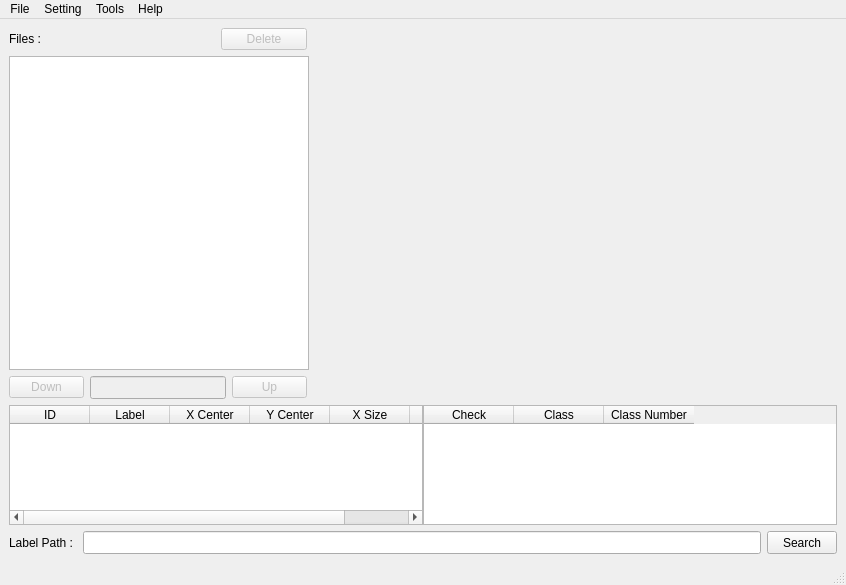
<?xml version="1.0" encoding="UTF-8"?>
<ui version="4.0">
 <class>MainWindow</class>
 <widget class="QMainWindow" name="MainWindow">
  <property name="geometry">
   <rect>
    <x>0</x>
    <y>0</y>
    <width>846</width>
    <height>585</height>
   </rect>
  </property>
  <property name="windowTitle">
   <string>LabelMaker</string>
  </property>
  <widget class="QWidget" name="centralwidget">
   <layout class="QGridLayout" name="gridLayout_2">
    <item row="0" column="0">
     <layout class="QVBoxLayout" name="verticalLayout">
      <property name="sizeConstraint">
       <enum>QLayout::SetMinimumSize</enum>
      </property>
      <item>
       <layout class="QHBoxLayout" name="horizontalLayout">
        <property name="sizeConstraint">
         <enum>QLayout::SetMinimumSize</enum>
        </property>
        <item>
         <widget class="QLabel" name="label">
          <property name="minimumSize">
           <size>
            <width>50</width>
            <height>21</height>
           </size>
          </property>
          <property name="maximumSize">
           <size>
            <width>50</width>
            <height>21</height>
           </size>
          </property>
          <property name="text">
           <string>Files : </string>
          </property>
         </widget>
        </item>
        <item>
         <widget class="QLabel" name="filesLabel">
          <property name="minimumSize">
           <size>
            <width>150</width>
            <height>21</height>
           </size>
          </property>
          <property name="maximumSize">
           <size>
            <width>150</width>
            <height>21</height>
           </size>
          </property>
          <property name="text">
           <string/>
          </property>
         </widget>
        </item>
        <item>
         <widget class="QPushButton" name="deleteButton">
          <property name="enabled">
           <bool>false</bool>
          </property>
          <property name="maximumSize">
           <size>
            <width>86</width>
            <height>16777215</height>
           </size>
          </property>
          <property name="text">
           <string>Delete</string>
          </property>
         </widget>
        </item>
       </layout>
      </item>
      <item>
       <widget class="QListWidget" name="fileListWidget">
        <property name="minimumSize">
         <size>
          <width>300</width>
          <height>288</height>
         </size>
        </property>
        <property name="maximumSize">
         <size>
          <width>300</width>
          <height>16777215</height>
         </size>
        </property>
        <property name="editTriggers">
         <set>QAbstractItemView::NoEditTriggers</set>
        </property>
        <property name="dragEnabled">
         <bool>false</bool>
        </property>
        <property name="textElideMode">
         <enum>Qt::ElideNone</enum>
        </property>
        <property name="flow">
         <enum>QListView::TopToBottom</enum>
        </property>
       </widget>
      </item>
      <item>
       <layout class="QHBoxLayout" name="horizontalLayout_2">
        <item>
         <widget class="QPushButton" name="downButton">
          <property name="enabled">
           <bool>false</bool>
          </property>
          <property name="maximumSize">
           <size>
            <width>75</width>
            <height>16777215</height>
           </size>
          </property>
          <property name="text">
           <string>Down</string>
          </property>
         </widget>
        </item>
        <item>
         <widget class="QLineEdit" name="filesTextEdit">
          <property name="enabled">
           <bool>false</bool>
          </property>
          <property name="minimumSize">
           <size>
            <width>0</width>
            <height>23</height>
           </size>
          </property>
          <property name="maximumSize">
           <size>
            <width>136</width>
            <height>23</height>
           </size>
          </property>
          <property name="maxLength">
           <number>10</number>
          </property>
         </widget>
        </item>
        <item>
         <widget class="QPushButton" name="upButton">
          <property name="enabled">
           <bool>false</bool>
          </property>
          <property name="maximumSize">
           <size>
            <width>75</width>
            <height>16777215</height>
           </size>
          </property>
          <property name="text">
           <string>Up</string>
          </property>
         </widget>
        </item>
       </layout>
      </item>
     </layout>
    </item>
    <item row="0" column="1">
     <layout class="QGridLayout" name="graphicsViewGridLayout">
      <property name="sizeConstraint">
       <enum>QLayout::SetMaximumSize</enum>
      </property>
      <property name="spacing">
       <number>0</number>
      </property>
     </layout>
    </item>
    <item row="17" column="0" colspan="2">
     <layout class="QGridLayout" name="gridLayout_4">
      <property name="sizeConstraint">
       <enum>QLayout::SetMaximumSize</enum>
      </property>
      <property name="spacing">
       <number>0</number>
      </property>
      <item row="0" column="1">
       <layout class="QVBoxLayout" name="verticalLayout_2">
        <property name="spacing">
         <number>0</number>
        </property>
        <property name="sizeConstraint">
         <enum>QLayout::SetFixedSize</enum>
        </property>
        <item>
         <widget class="QTableWidget" name="classTableWidget">
          <property name="minimumSize">
           <size>
            <width>0</width>
            <height>80</height>
           </size>
          </property>
          <property name="maximumSize">
           <size>
            <width>16777215</width>
            <height>120</height>
           </size>
          </property>
          <property name="autoScroll">
           <bool>false</bool>
          </property>
          <property name="editTriggers">
           <set>QAbstractItemView::NoEditTriggers</set>
          </property>
          <attribute name="horizontalHeaderDefaultSectionSize">
           <number>90</number>
          </attribute>
          <column>
           <property name="text">
            <string>Check</string>
           </property>
          </column>
          <column>
           <property name="text">
            <string>Class</string>
           </property>
          </column>
          <column>
           <property name="text">
            <string>Class Number</string>
           </property>
          </column>
         </widget>
        </item>
       </layout>
      </item>
      <item row="0" column="0">
       <widget class="QTableWidget" name="labelTableWidget">
        <property name="minimumSize">
         <size>
          <width>0</width>
          <height>80</height>
         </size>
        </property>
        <property name="maximumSize">
         <size>
          <width>16777215</width>
          <height>120</height>
         </size>
        </property>
        <property name="editTriggers">
         <set>QAbstractItemView::NoEditTriggers</set>
        </property>
        <attribute name="horizontalHeaderDefaultSectionSize">
         <number>80</number>
        </attribute>
        <column>
         <property name="text">
          <string>ID</string>
         </property>
        </column>
        <column>
         <property name="text">
          <string>Label</string>
         </property>
        </column>
        <column>
         <property name="text">
          <string>X Center</string>
         </property>
        </column>
        <column>
         <property name="text">
          <string>Y Center</string>
         </property>
        </column>
        <column>
         <property name="text">
          <string>X Size</string>
         </property>
        </column>
        <column>
         <property name="text">
          <string>Y Size</string>
         </property>
        </column>
       </widget>
      </item>
     </layout>
    </item>
    <item row="18" column="0" colspan="2">
     <layout class="QGridLayout" name="gridLayout_3">
      <property name="sizeConstraint">
       <enum>QLayout::SetFixedSize</enum>
      </property>
      <property name="verticalSpacing">
       <number>0</number>
      </property>
      <item row="0" column="0">
       <widget class="QLabel" name="label_3">
        <property name="minimumSize">
         <size>
          <width>0</width>
          <height>23</height>
         </size>
        </property>
        <property name="maximumSize">
         <size>
          <width>80</width>
          <height>23</height>
         </size>
        </property>
        <property name="text">
         <string>Label Path : </string>
        </property>
       </widget>
      </item>
      <item row="0" column="1">
       <widget class="QLineEdit" name="labelPathLineEdit">
        <property name="minimumSize">
         <size>
          <width>0</width>
          <height>23</height>
         </size>
        </property>
        <property name="maximumSize">
         <size>
          <width>16777215</width>
          <height>23</height>
         </size>
        </property>
        <property name="readOnly">
         <bool>true</bool>
        </property>
       </widget>
      </item>
      <item row="0" column="2">
       <widget class="QPushButton" name="classPathButton">
        <property name="minimumSize">
         <size>
          <width>0</width>
          <height>23</height>
         </size>
        </property>
        <property name="maximumSize">
         <size>
          <width>70</width>
          <height>23</height>
         </size>
        </property>
        <property name="text">
         <string>Search</string>
        </property>
       </widget>
      </item>
     </layout>
    </item>
   </layout>
  </widget>
  <widget class="QMenuBar" name="menubar">
   <property name="geometry">
    <rect>
     <x>0</x>
     <y>0</y>
     <width>846</width>
     <height>21</height>
    </rect>
   </property>
   <widget class="QMenu" name="menu">
    <property name="title">
     <string>File</string>
    </property>
    <addaction name="actionOpenFile"/>
    <addaction name="actionOpenFolder"/>
    <addaction name="separator"/>
    <addaction name="actionNewClassFile"/>
    <addaction name="actionOpenClassFile"/>
    <addaction name="separator"/>
    <addaction name="actionClose"/>
   </widget>
   <widget class="QMenu" name="menuSetting">
    <property name="title">
     <string>Setting</string>
    </property>
    <widget class="QMenu" name="menuSaveValues">
     <property name="title">
      <string>Save Values</string>
     </property>
     <addaction name="actionABS"/>
     <addaction name="actionREL"/>
    </widget>
    <addaction name="actionAutoLabeling"/>
    <addaction name="menuSaveValues"/>
    <addaction name="actionHardDelete"/>
    <addaction name="separator"/>
    <addaction name="actionSaveSetting"/>
   </widget>
   <widget class="QMenu" name="menuTools">
    <property name="title">
     <string>Tools</string>
    </property>
    <addaction name="actionAddupFolder"/>
    <addaction name="actionMakeDataset"/>
   </widget>
   <widget class="QMenu" name="menuHelp">
    <property name="title">
     <string>Help</string>
    </property>
   </widget>
   <addaction name="menu"/>
   <addaction name="menuSetting"/>
   <addaction name="menuTools"/>
   <addaction name="menuHelp"/>
  </widget>
  <widget class="QStatusBar" name="statusbar"/>
  <action name="actionOpenFolder">
   <property name="text">
    <string>Open Folder</string>
   </property>
  </action>
  <action name="actionClose">
   <property name="text">
    <string>Close</string>
   </property>
  </action>
  <action name="actionAutoLabeling">
   <property name="checkable">
    <bool>true</bool>
   </property>
   <property name="checked">
    <bool>true</bool>
   </property>
   <property name="text">
    <string>Auto Save</string>
   </property>
  </action>
  <action name="actionABS">
   <property name="checkable">
    <bool>true</bool>
   </property>
   <property name="text">
    <string>ABS</string>
   </property>
  </action>
  <action name="actionREL">
   <property name="checkable">
    <bool>true</bool>
   </property>
   <property name="checked">
    <bool>true</bool>
   </property>
   <property name="text">
    <string>REL</string>
   </property>
  </action>
  <action name="actionOpenFile">
   <property name="text">
    <string>Open File(s)</string>
   </property>
  </action>
  <action name="actionOpenClassFile">
   <property name="text">
    <string>Open Class File</string>
   </property>
  </action>
  <action name="actionHardDelete">
   <property name="checkable">
    <bool>true</bool>
   </property>
   <property name="text">
    <string>Hard Delete</string>
   </property>
  </action>
  <action name="actionAddupFolder">
   <property name="text">
    <string>Add up Folder</string>
   </property>
  </action>
  <action name="actionNewClassFile">
   <property name="text">
    <string>New Class File</string>
   </property>
  </action>
  <action name="actionSaveSetting">
   <property name="text">
    <string>Save Setting</string>
   </property>
  </action>
  <action name="actionMakeDataset">
   <property name="text">
    <string>Make Dataset</string>
   </property>
  </action>
 </widget>
 <resources/>
 <connections/>
</ui>
